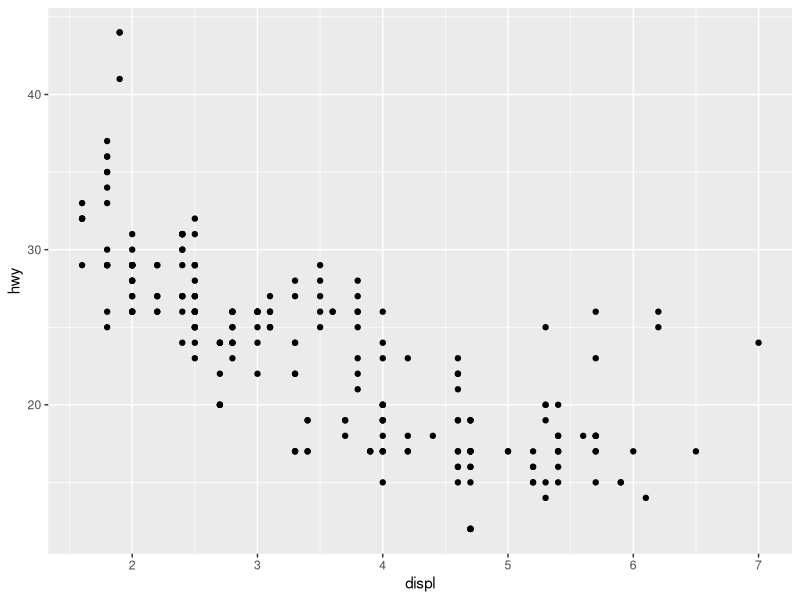
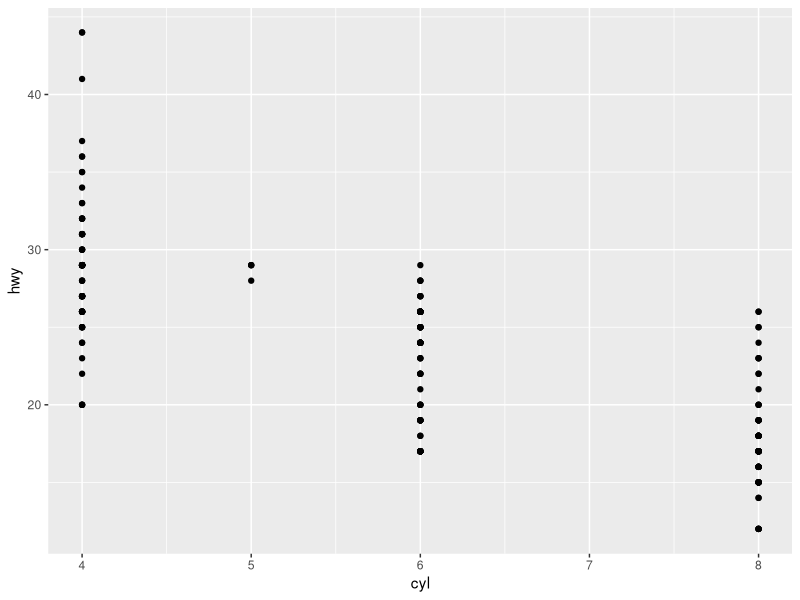
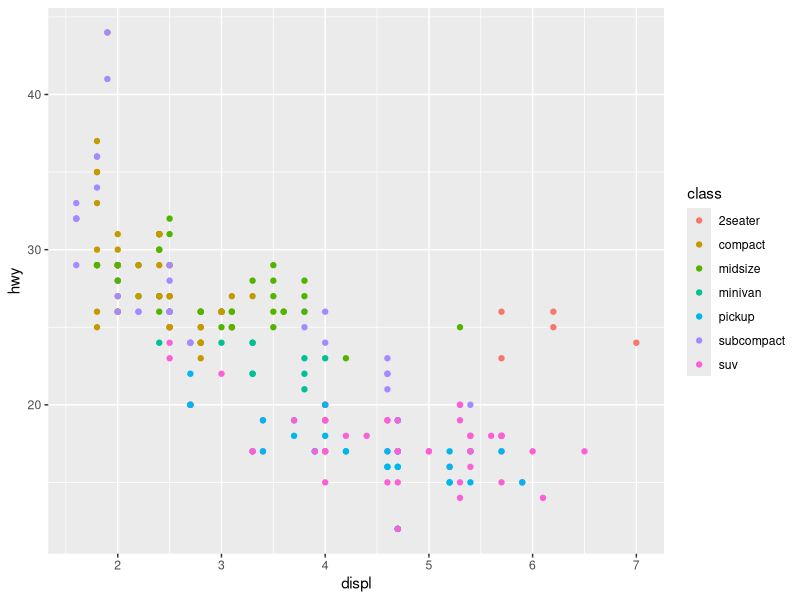
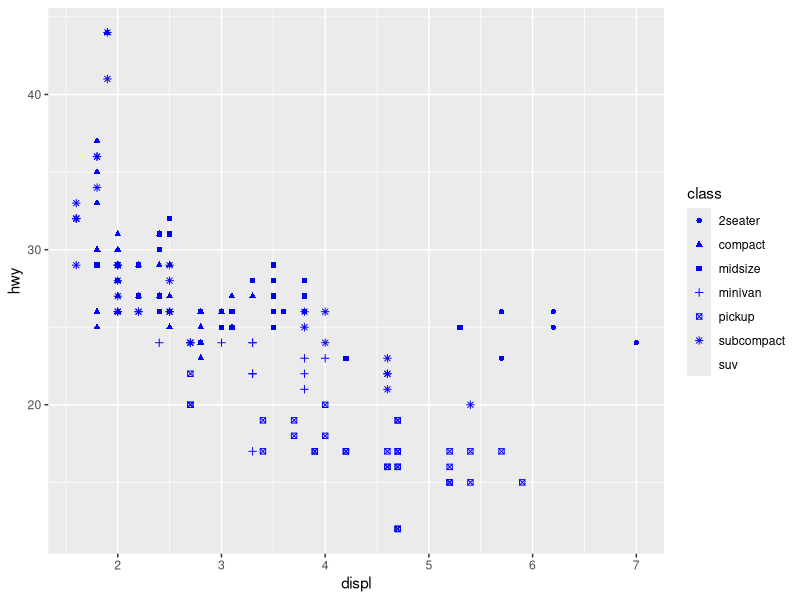
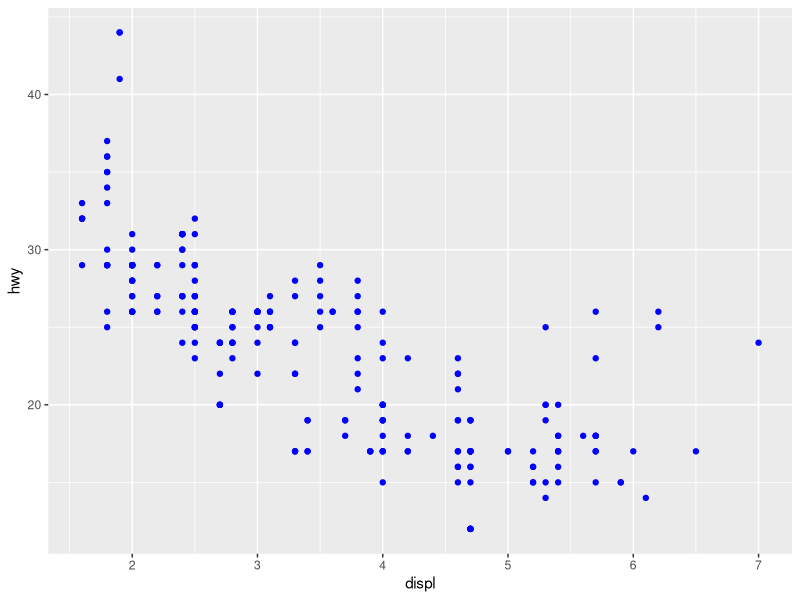

Recreate these plots in R, in order. (Note: this script raises an error after producing the figures.)


library(tidyverse)
data = ggplot2::mpg
head(data)
ggplot(data = ggplot2::mpg) + geom_point(mapping = aes(x = displ, y = hwy))
#https://www.maths.usyd.edu.au/u/UG/SM/STAT3022/r/current/Misc/data-visualization-2.1.pdf
#http://web.mit.edu/hackl/www/lab/turkshop/slides/r-cheatsheet.pdf

# ?mpg
nrow(mtcars)  #count of number of riawa
ggplot(data = ggplot2::mpg) + geom_point(mapping = aes(x = cyl, y = hwy))
ggplot(data = ggplot2::mpg) + geom_point(mapping = aes(x = displ, y = hwy, color = class))
ggplot(data = ggplot2::mpg) + geom_point(mapping = aes(x = displ, y = hwy, shape = class) , colour = "blue")

ggplot(data = ggplot2::mpg) + geom_point(mapping = aes(x = displ, y = hwy), colour = "blue")
ggplot(data = ggplot2::mpg) + geom_point(mapping = aes(x = displ, y = hwy, color = cyl, shape = cyl))
#map variables to multiple
ggplot(data = ggplot2::mpg) + geom_point(mapping = aes(x = displ, y = hwy, color = cyl, shape = class, size = class))
ggplot(data = ggplot2::mpg) + geom_point(mapping = aes(x = displ, y = hwy, color = displ < 5, stroke =5))

#get a count of a category
data %>% count(class)

#facet wraps:
ggplot(data = ggplot2::mpg) + geom_point(mapping = aes(x = displ, y = hwy)) + facet_wrap(~ class, nrow =3)
#and with 3 variables at once
ggplot(data = ggplot2::mpg) + geom_point(mapping = aes(x = displ, y = hwy)) + facet_wrap(drv ~ cyl)

#and as a grdi
ggplot(data = ggplot2::mpg) + geom_point(mapping = aes(x = displ, y = hwy)) + facet_grid(drv ~ cyl)
#and all vatiables
ggplot(data = ggplot2::mpg) + geom_point(mapping = aes(x = displ, y = hwy)) + facet_grid(. ~ cyl)


#smoothing data and seeing different elements on same chart
ggplot(data = ggplot2::mpg) + geom_smooth(mapping = aes(x = displ, y = hwy, linetype = drv))
#can u aes to get local e.g. colouring for geom_point 
ggplot(data = ggplot2::mpg, mapping = aes(x = displ, y = hwy)) + geom_point(mapping = aes(color=class)) + geom_smooth()
ggplot(data, mapping = aes(x = displ, y = hwy, color = class)) + geom_boxplot()
#without the Std err
ggplot(data, mapping = aes(x = displ, y = hwy, color = drv)) + geom_point() + geom_smooth(se = FALSE)

ggplot(data, mapping = aes(x = displ, y = hwy, group = drv, colour = drv)) + geom_point() + geom_smooth(se = FALSE)
ggplot(data, mapping = aes(x = displ, y = hwy)) + geom_point(aes(color=drv)) + geom_smooth(se = FALSE)
